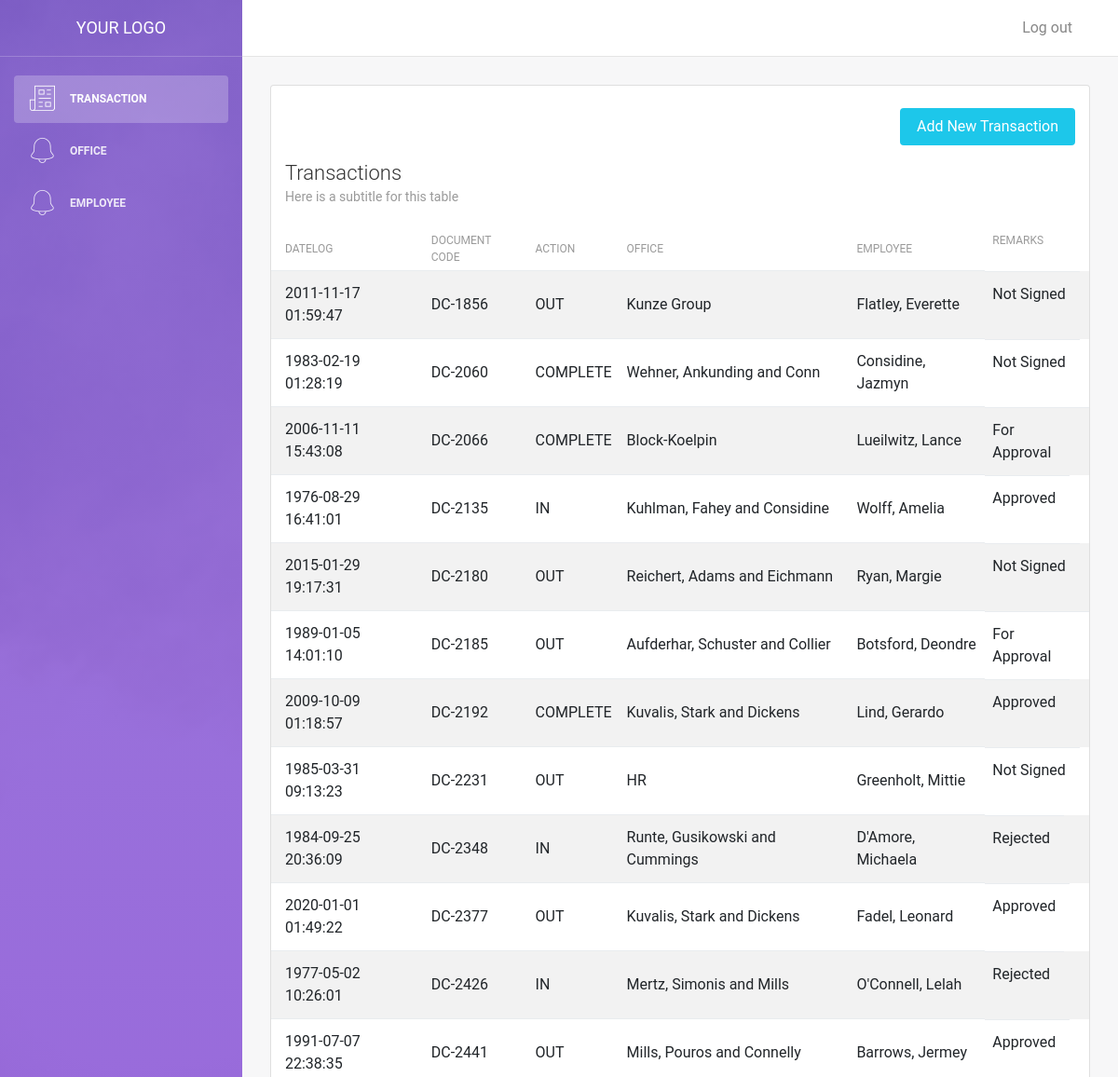
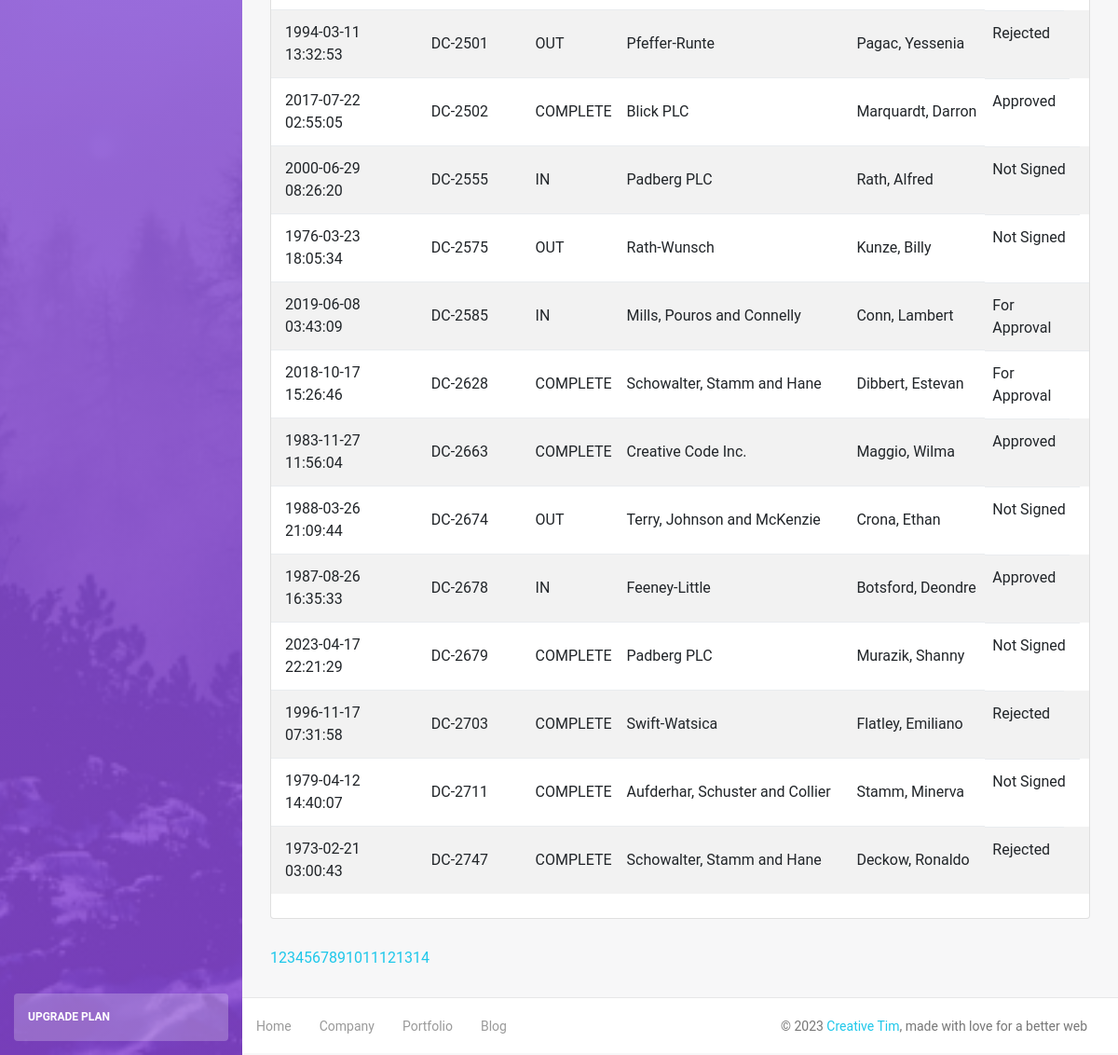
Page /transaction.php?page=4 on the committed database (2 pictures, top to bottom).
### tables this page shows
CREATE TABLE `transaction` (
  `id` int NOT NULL AUTO_INCREMENT,
  `employee_id` int DEFAULT NULL,
  `office_id` int DEFAULT NULL,
  `datelog` datetime DEFAULT CURRENT_TIMESTAMP,
  `action` enum('IN','OUT','COMPLETE') DEFAULT NULL,
  `remarks` varchar(100) DEFAULT NULL,
  `documentcode` varchar(45) NOT NULL,
  PRIMARY KEY (`id`)
);

CREATE TABLE `office` (
  `id` int NOT NULL AUTO_INCREMENT,
  `name` varchar(500) NOT NULL,
  `contactnum` varchar(500) DEFAULT NULL,
  `email` varchar(500) DEFAULT NULL,
  `address` varchar(500) DEFAULT NULL,
  `city` varchar(500) DEFAULT NULL,
  `country` varchar(500) DEFAULT NULL,
  `postal` int DEFAULT NULL,
  PRIMARY KEY (`id`)
);

### transaction.php (the view, shortened to what this page needs)
<!DOCTYPE html>
<html lang="en">
<head>
    <link rel="stylesheet" href="https://maxcdn.bootstrapcdn.com/font-awesome/latest/css/font-awesome.min.css" />
    <link href="assets/css/bootstrap.min.css" rel="stylesheet" />
    <link href="assets/css/light-bootstrap-dashboard.css?v=2.0.0 " rel="stylesheet" />
    <link href="assets/css/demo.css" rel="stylesheet" />
</head>
<body>
    <?php
    require 'config/db.php';
    $results_per_page = 25;
    $query = 'SELECT * FROM transaction';
    $result = mysqli_query($conn, $query);
    $number_of_result = mysqli_num_rows($result);
    $number_of_page = ceil($number_of_result / $results_per_page);
    if (!isset($_GET['page'])) {
        $page = 1;
    } else {
        $page = $_GET['page'];
    }
    $page_first_result = ($page - 1) * $results_per_page;
    $query =
        'SELECT transaction.datelog, transaction.documentcode, transaction.action, transaction.remarks, office.name as office_name, CONCAT(employee.lastname, ", ", employee.firstname) as employee_fullname FROM employee, office, transaction
        WHERE transaction.employee_id=employee.id and transaction.office_id=office.id ORDER BY transaction.documentcode, transaction.datelog LIMIT ' .
        $page_first_result .
        ',' .
        $results_per_page .
        '';
    $result = mysqli_query($conn, $query);
    $transactions = mysqli_fetch_all($result, MYSQLI_ASSOC);
    ?>
    <div class="wrapper">
        <div class="sidebar" data-image="assets/img/sidebar-5.jpg">
            <div class="sidebar-wrapper">
                <?php include 'includes/sidebar.php'; ?>
            </div>
        </div>
        <div class="main-panel">
            <?php include 'includes/navbar.php'; ?>
            <div class="content">
                <div class="container-fluid">
                    <div class="row">
                        <div class="col-md-12">
                            <div class="card strpied-tabled-with-hover">
                                <br />
                                <div class="col-md-12">
                                    <a href="transaction-add.php">
                                        <button type="submit" class="btn btn-info btn-fill pull-right">Add New
                                            Transaction</button>
                                    </a>
                                </div>
                                <div class="card-header ">
                                    <h4 class="card-title">Transactions</h4>
                                    <p class="card-category">Here is a subtitle for this table</p>
                                </div>
                                <div class="card-body table-full-width table-responsive">
                                    <table class="table table-hover table-striped">
                                        <thead>
                                            <th>Datelog</th>
                                            <th>Document Code</th>
                                            <th>Action</th>
                                            <th>Office</th>
                                            <th>Employee</th>
                                            <th>Remarks</th>
                                        </thead>
                                        <tbody>
                                            <?php foreach (
                                                $transactions
                                                as $transaction
                                            ): ?>
                                            <tr>
                                                <td><?php echo $transaction[
                                                    'datelog'
                                                ]; ?></td>
                                                <td><?php echo $transaction[
                                                    'documentcode'
                                                ]; ?></td>
                                                <td><?php echo $transaction[
                                                    'action'
                                                ]; ?></td>
                                                <td><?php echo $transaction[
                                                    'office_name'
                                                ]; ?></td>
                                                <td><?php echo $transaction[
                                                    'employee_fullname'
                                                ]; ?></td>
                                                <td><?php echo $transaction[
                                                    'remarks'
                                                ]; ?></td>
                                            </tr>
                                            <?php endforeach; ?>
                                        </tbody>
                                    </table>
                                </div>
                            </div>
                        </div>
                    </div>
                    <?php for ($page = 1; $page <= $number_of_page; $page++) {
                        echo '<a href = "transaction.php?page=' .
                            $page .
                            '">' .
                            $page .
                            '</a>';
                    } ?>
                </div>
            </div>
            <footer class="footer">
                <div class="container-fluid">
                    <nav>
                        <ul class="footer-menu">
                            <li>
                                <a href="#">
                                    Home
                                </a>
                            </li>
                            <li>
                                <a href="#">
                                    Company
                                </a>
                            </li>
                            <li>
                                <a href="#">
                                    Portfolio
                                </a>
                            </li>
                            <li>
                                <a href="#">
                                    Blog
                                </a>
                            </li>
                        </ul>
                        <p class="copyright text-center">
                            ©
                            <a href="http://www.creative-tim.com">Creative Tim</a>, made with love for a better web
                        </p>
                    </nav>
                </div>
            </footer>
        </div>
    </div>
</body>
</html>

### rows in the picture
transaction: datelog "2011-11-17 01:59:47", documentcode "DC-1856", action "OUT", office.name "Kunze Group", transaction "Flatley, Everette", remarks "Not Signed"
transaction: datelog "1983-02-19 01:28:19", documentcode "DC-2060", action "COMPLETE", office.name "Wehner, Ankunding and Conn", transaction "Considine, Jazmyn", remarks "Not Signed"
transaction: datelog "2006-11-11 15:43:08", documentcode "DC-2066", action "COMPLETE", office.name "Block-Koelpin", transaction "Lueilwitz, Lance", remarks "For Approval"
transaction: datelog "1976-08-29 16:41:01", documentcode "DC-2135", action "IN", office.name "Kuhlman, Fahey and Considine", transaction "Wolff, Amelia", remarks "Approved"
transaction: datelog "2015-01-29 19:17:31", documentcode "DC-2180", action "OUT", office.name "Reichert, Adams and Eichmann", transaction "Ryan, Margie", remarks "Not Signed"
transaction: datelog "1989-01-05 14:01:10", documentcode "DC-2185", action "OUT", office.name "Aufderhar, Schuster and Collier", transaction "Botsford, Deondre", remarks "For Approval"
transaction: datelog "2009-10-09 01:18:57", documentcode "DC-2192", action "COMPLETE", office.name "Kuvalis, Stark and Dickens", transaction "Lind, Gerardo", remarks "Approved"
transaction: datelog "1985-03-31 09:13:23", documentcode "DC-2231", action "OUT", office.name "HR", transaction "Greenholt, Mittie", remarks "Not Signed"
transaction: datelog "1984-09-25 20:36:09", documentcode "DC-2348", action "IN", office.name "Runte, Gusikowski and Cummings", transaction "D'Amore, Michaela", remarks "Rejected"
transaction: datelog "2020-01-01 01:49:22", documentcode "DC-2377", action "OUT", office.name "Kuvalis, Stark and Dickens", transaction "Fadel, Leonard", remarks "Approved"
transaction: datelog "1977-05-02 10:26:01", documentcode "DC-2426", action "IN", office.name "Mertz, Simonis and Mills", transaction "O'Connell, Lelah", remarks "Rejected"
transaction: datelog "1991-07-07 22:38:35", documentcode "DC-2441", action "OUT", office.name "Mills, Pouros and Connelly", transaction "Barrows, Jermey", remarks "Approved"
transaction: datelog "1994-03-11 13:32:53", documentcode "DC-2501", action "OUT", office.name "Pfeffer-Runte", transaction "Pagac, Yessenia", remarks "Rejected"
transaction: datelog "2017-07-22 02:55:05", documentcode "DC-2502", action "COMPLETE", office.name "Blick PLC", transaction "Marquardt, Darron", remarks "Approved"
transaction: datelog "2000-06-29 08:26:20", documentcode "DC-2555", action "IN", office.name "Padberg PLC", transaction "Rath, Alfred", remarks "Not Signed"
transaction: datelog "1976-03-23 18:05:34", documentcode "DC-2575", action "OUT", office.name "Rath-Wunsch", transaction "Kunze, Billy", remarks "Not Signed"
transaction: datelog "2019-06-08 03:43:09", documentcode "DC-2585", action "IN", office.name "Mills, Pouros and Connelly", transaction "Conn, Lambert", remarks "For Approval"
transaction: datelog "2018-10-17 15:26:46", documentcode "DC-2628", action "COMPLETE", office.name "Schowalter, Stamm and Hane", transaction "Dibbert, Estevan", remarks "For Approval"
transaction: datelog "1983-11-27 11:56:04", documentcode "DC-2663", action "COMPLETE", office.name "Creative Code Inc.", transaction "Maggio, Wilma", remarks "Approved"
transaction: datelog "1988-03-26 21:09:44", documentcode "DC-2674", action "OUT", office.name "Terry, Johnson and McKenzie", transaction "Crona, Ethan", remarks "Not Signed"
transaction: datelog "1987-08-26 16:35:33", documentcode "DC-2678", action "IN", office.name "Feeney-Little", transaction "Botsford, Deondre", remarks "Approved"
transaction: datelog "2023-04-17 22:21:29", documentcode "DC-2679", action "COMPLETE", office.name "Padberg PLC", transaction "Murazik, Shanny", remarks "Not Signed"
transaction: datelog "1996-11-17 07:31:58", documentcode "DC-2703", action "COMPLETE", office.name "Swift-Watsica", transaction "Flatley, Emiliano", remarks "Rejected"
transaction: datelog "1979-04-12 14:40:07", documentcode "DC-2711", action "COMPLETE", office.name "Aufderhar, Schuster and Collier", transaction "Stamm, Minerva", remarks "Not Signed"
transaction: datelog "1973-02-21 03:00:43", documentcode "DC-2747", action "COMPLETE", office.name "Schowalter, Stamm and Hane", transaction "Deckow, Ronaldo", remarks "Rejected"
